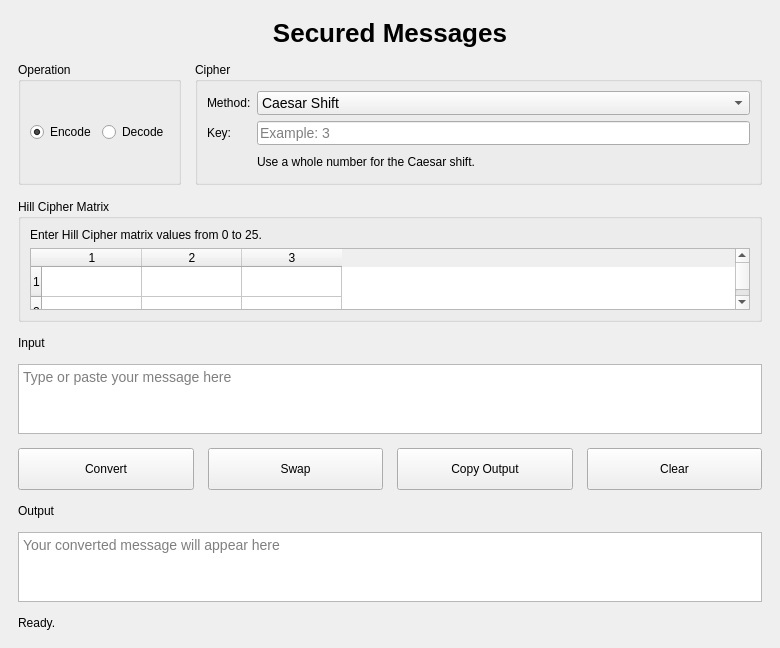
<?xml version="1.0" encoding="UTF-8"?>
<ui version="4.0">
 <class>SecuredMessagesWindow</class>
 <widget class="QMainWindow" name="SecuredMessagesWindow">
  <property name="geometry">
   <rect>
    <x>0</x>
    <y>0</y>
    <width>780</width>
    <height>519</height>
   </rect>
  </property>
  <property name="windowTitle">
   <string>Secured Messages</string>
  </property>
  <widget class="QWidget" name="centralwidget">
   <property name="styleSheet">
    <string notr="true">QLabel#titleLabel {
    font-size: 26px;
    font-weight: 700;
}

QTextEdit, QLineEdit, QComboBox {
    font-size: 14px;
}

QPushButton {
    min-height: 32px;
    padding: 4px 12px;
}</string>
   </property>
   <layout class="QVBoxLayout" name="main_layout">
    <property name="spacing">
     <number>14</number>
    </property>
    <property name="leftMargin">
     <number>18</number>
    </property>
    <property name="topMargin">
     <number>18</number>
    </property>
    <property name="rightMargin">
     <number>18</number>
    </property>
    <property name="bottomMargin">
     <number>18</number>
    </property>
    <item>
     <widget class="QLabel" name="titleLabel">
      <property name="text">
       <string>Secured Messages</string>
      </property>
      <property name="alignment">
       <set>Qt::AlignCenter</set>
      </property>
     </widget>
    </item>
    <item>
     <layout class="QHBoxLayout" name="options_layout">
      <item>
       <widget class="QGroupBox" name="mode_group">
        <property name="title">
         <string>Operation</string>
        </property>
        <layout class="QHBoxLayout" name="mode_layout">
         <item>
          <widget class="QRadioButton" name="encode_radio">
           <property name="text">
            <string>Encode</string>
           </property>
           <property name="checked">
            <bool>true</bool>
           </property>
          </widget>
         </item>
         <item>
          <widget class="QRadioButton" name="decode_radio">
           <property name="text">
            <string>Decode</string>
           </property>
          </widget>
         </item>
        </layout>
       </widget>
      </item>
      <item>
       <widget class="QGroupBox" name="cipher_group">
        <property name="title">
         <string>Cipher</string>
        </property>
        <layout class="QFormLayout" name="cipher_layout">
         <item row="0" column="0">
          <widget class="QLabel" name="method_label">
           <property name="text">
            <string>Method:</string>
           </property>
          </widget>
         </item>
         <item row="0" column="1">
          <widget class="QComboBox" name="cipher_combo">
           <item>
            <property name="text">
             <string>Caesar Shift</string>
            </property>
           </item>
          </widget>
         </item>
         <item row="1" column="0">
          <widget class="QLabel" name="key_label">
           <property name="text">
            <string>Key:</string>
           </property>
          </widget>
         </item>
         <item row="1" column="1">
          <widget class="QLineEdit" name="key_input">
           <property name="placeholderText">
            <string>Example: 3</string>
           </property>
          </widget>
         </item>
         <item row="2" column="1">
          <widget class="QLabel" name="key_hint">
           <property name="text">
            <string>Use a whole number for the Caesar shift.</string>
           </property>
           <property name="wordWrap">
            <bool>true</bool>
           </property>
          </widget>
         </item>
        </layout>
       </widget>
      </item>
     </layout>
    </item>
    <item>
     <widget class="QGroupBox" name="matrix_group">
      <property name="visible">
       <bool>false</bool>
      </property>
      <property name="title">
       <string>Hill Cipher Matrix</string>
      </property>
      <layout class="QVBoxLayout" name="matrix_layout">
       <item>
        <widget class="QLabel" name="matrix_hint">
         <property name="text">
          <string>Enter Hill Cipher matrix values from 0 to 25.</string>
         </property>
         <property name="wordWrap">
          <bool>true</bool>
         </property>
        </widget>
       </item>
       <item>
        <widget class="QTableWidget" name="matrix_table">
         <property name="rowCount">
          <number>3</number>
         </property>
         <property name="columnCount">
          <number>3</number>
         </property>
        </widget>
       </item>
      </layout>
     </widget>
    </item>
    <item>
     <widget class="QLabel" name="message_label">
      <property name="text">
       <string>Input</string>
      </property>
     </widget>
    </item>
    <item>
     <widget class="QTextEdit" name="message_input">
      <property name="placeholderText">
       <string>Type or paste your message here</string>
      </property>
     </widget>
    </item>
    <item>
     <layout class="QHBoxLayout" name="button_layout">
      <item>
       <widget class="QPushButton" name="convert_button">
        <property name="text">
         <string>Convert</string>
        </property>
       </widget>
      </item>
      <item>
       <widget class="QPushButton" name="swap_button">
        <property name="text">
         <string>Swap</string>
        </property>
       </widget>
      </item>
      <item>
       <widget class="QPushButton" name="copy_button">
        <property name="text">
         <string>Copy Output</string>
        </property>
       </widget>
      </item>
      <item>
       <widget class="QPushButton" name="clear_button">
        <property name="text">
         <string>Clear</string>
        </property>
       </widget>
      </item>
     </layout>
    </item>
    <item>
     <widget class="QLabel" name="output_label">
      <property name="text">
       <string>Output</string>
      </property>
     </widget>
    </item>
    <item>
     <widget class="QTextEdit" name="output_text">
      <property name="readOnly">
       <bool>true</bool>
      </property>
      <property name="placeholderText">
       <string>Your converted message will appear here</string>
      </property>
     </widget>
    </item>
    <item>
     <widget class="QLabel" name="status_label">
      <property name="text">
       <string>Ready.</string>
      </property>
      <property name="wordWrap">
       <bool>true</bool>
      </property>
     </widget>
    </item>
   </layout>
  </widget>
 </widget>
 <resources/>
 <connections/>
</ui>
